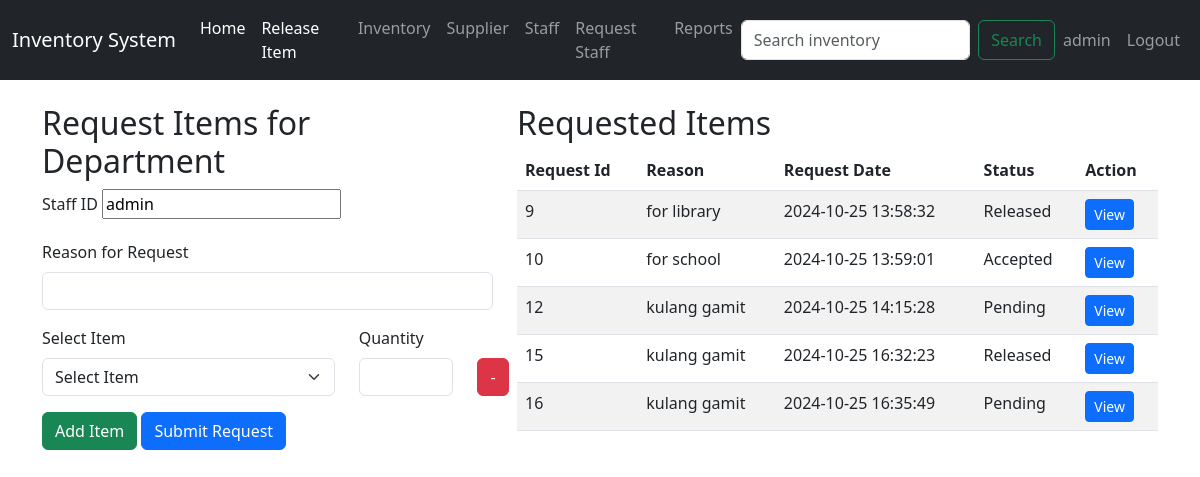
The app's page /request_form.php (signed in) with its own data.
### tables this page shows
CREATE TABLE `requests_table`  (
  `request_id` int NOT NULL AUTO_INCREMENT,
  `staff_id` varchar(50) NULL DEFAULT NULL,
  `reason` text NULL,
  `request_date` timestamp NOT NULL DEFAULT current_timestamp,
  `status` varchar(255) NULL DEFAULT NULL,
  `request_number` varchar(255) NULL DEFAULT NULL,
  PRIMARY KEY (`request_id`) USING BTREE
);

### request_form.php (the view, shortened to what this page needs)
<!DOCTYPE html>
<html lang="en">
<head>
    <link href="https://cdn.jsdelivr.net/npm/bootstrap@5.3.0-alpha1/dist/css/bootstrap.min.css" rel="stylesheet">
</head>
<body>
    <?php include("navigation.php"); ?>
    <?php include('db_connection.php'); ?>
    <div class="container mt-4">
        <div class="row">
            <div class="col-md-5">
                <h2>Request Items for Department</h2>
                <form action="request_items.php" method="POST">
                    <div class="mb-3">
                        <label for="staffId" class="form-label">Staff ID </label>
                        <input type="text" id="staff_id" name="staff_id" value="<?php echo  $staff_id; ?>">
                    </div>
                    <div class="mb-3">
                        <label for="reason" class="form-label">Reason for Request</label>
                        <input type="text" class="form-control" name="reason" id="reason" required>
                    </div>
                    <div id="itemContainer">
                        <div class="row mb-3 item-row">
                            <div class="col-8">
                                <label for="items" class="form-label">Select Item</label>
                                <select class="form-select" name="items[]" required>
                                    <option value="">Select Item</option>
                                </select>
                            </div>
                            <div class="col-3">
                                <label for="quantity" class="form-label">Quantity</label>
                                <input type="number" class="form-control" name="quantities[]" min="1" required>
                            </div>
                            <div class="col-1 d-flex align-items-end">
                                <button type="button" class="btn btn-danger remove-item">-</button>
                            </div>
                        </div>
                    </div>
                    <button type="button" class="btn btn-success" id="addItem">Add Item</button>
                    <button type="submit" class="btn btn-primary">Submit Request</button>
                </form>
            </div>
            <div class="col-md-7">
                <h2>Requested Items</h2>
                <table class="table table-striped" id="requestedItemsTable">
                    <thead class="thead-dark">
                        <tr>
                            <th scope="col">Request Id</th>
                            <th scope="col">Reason</th>
                            <th scope="col">Request Date</th>
                            <th scope="col">Status</th>
                            <th scope="col">Action</th>
                        </tr>
                    </thead>
                    <tbody>
                    <?php
                    $staff_id = $_SESSION['staff_id'];
                    $sqlRequestedItems = "
                        SELECT rt.request_id, rt.request_date, rt.status, rt.reason
                        FROM requests_table rt
                        WHERE rt.staff_id = '$staff_id'";
                    $resultRequestedItems = $conn->query($sqlRequestedItems);
                    if ($resultRequestedItems->num_rows > 0) {
                        while ($row = $resultRequestedItems->fetch_assoc()) {
                            echo "<tr>";
                            echo "<td>" . $row['request_id'] . "</td>";
                            echo "<td>" . $row['reason'] . "</td>";
                            echo "<td>" . $row['request_date'] . "</td>";
                            echo "<td>" . $row['status'] . "</td>";
                            echo "<td>
                                <button class='btn btn-primary btn-sm view-btn' data-id='" . $row['request_id'] . "'>View</button>
                              </td>";
                            echo "</tr>";
                        }
                    } else {
                        echo "<tr><td colspan='5'>No items requested yet</td></tr>";
                    }
                    ?>
                    </tbody>
                </table>
            </div>
        </div>
    </div>
</body>
</html>

### records on screen
requests_table: request_id "9", reason "for library", request_date "2024-10-25 13:58:32", status "Released"
requests_table: request_id "10", reason "for school", request_date "2024-10-25 13:59:01", status "Accepted"
requests_table: request_id "12", reason "kulang gamit", request_date "2024-10-25 14:15:28", status "Pending"
requests_table: request_id "15", reason "kulang gamit", request_date "2024-10-25 16:32:23", status "Released"
requests_table: request_id "16", reason "kulang gamit", request_date "2024-10-25 16:35:49", status "Pending"

### other values on screen
$username "admin"
